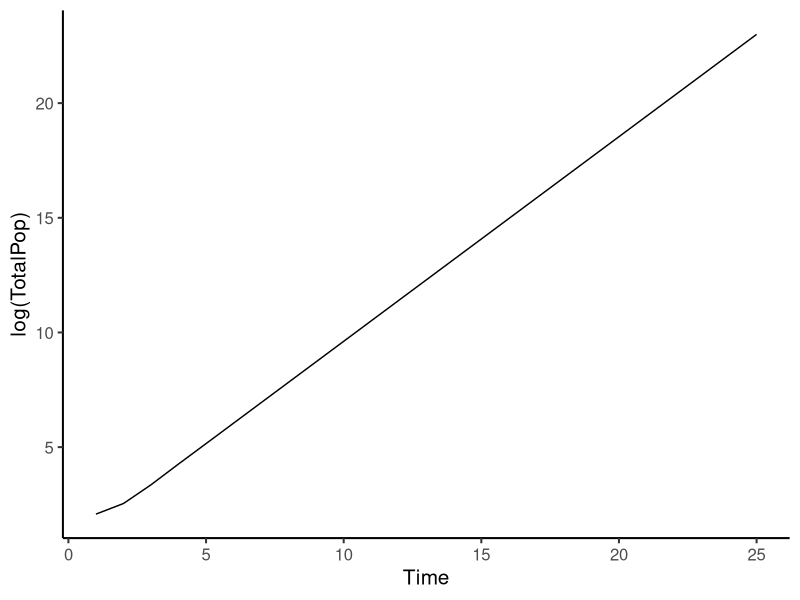
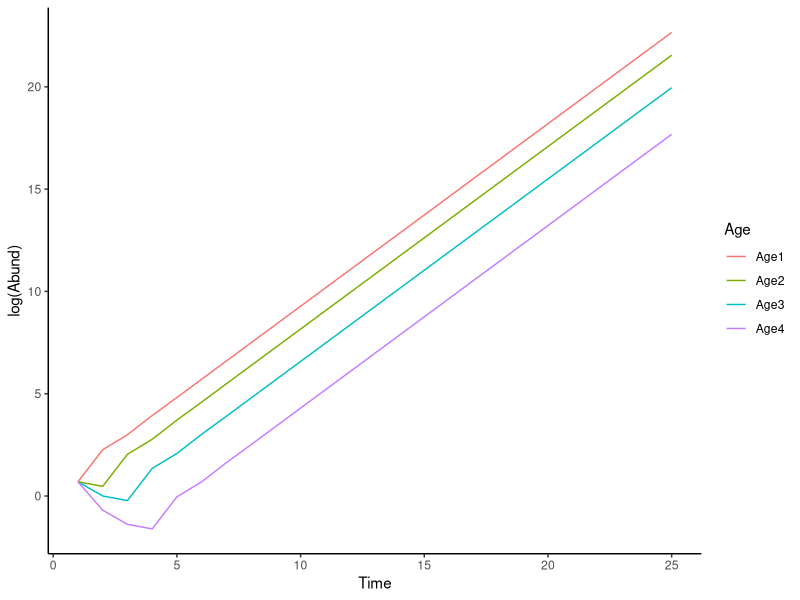
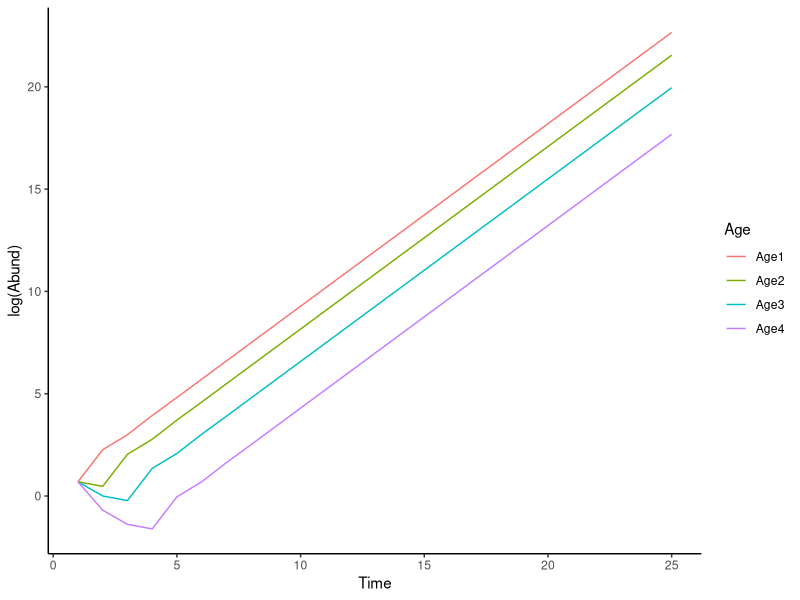

These charts were generated, in order, by the following R code:
## ---- chunk 1
knitr::opts_chunk$set(echo = TRUE)
## ---- chunk 2
suppressPackageStartupMessages(require(ggplot2))
suppressPackageStartupMessages(require(dplyr))
## ---- chunk 3
# INPUTS for the Life Table
pop_size = c(500,400,200,50,0)
ma = c(0,2,3,1,0)

# LIFE TABLE
lt<-data.frame(
	age=c(0,1,2,3,4),
	pop_size = pop_size,
	ma=ma)
## ---- chunk 4
lt
## ---- chunk 5
lt[1,]
lt[,2]
lt[3,2]
lt$ma[2] # look carefully at this.... using $ and [ ]
## ---- chunk 6
lt[2:5,2] # rows 2:5 in column 2
lt[2:5,2]/lt[1:4,2] # divide rows 2:5 by 1:4 in column 2
## ---- chunk 7
# MAKE the OTHER COLUMNS
lt<-mutate(lt, la = pop_size/lt$pop_size[1])
lt<-mutate(lt, pa = c(NA,la[2:5]/la[1:4]))
## ---- chunk 8
lt
## ---- chunk 9
lt<-mutate(lt, Fa = pa[2]*ma)
## ---- chunk 10
lt
## ---- chunk 11
BP <- matrix(NA, nrow = 4, ncol = 4)
BP
## ---- chunk 12
# dump Fa column into BP row 1. 
# (note we left out the first element)
BP[1,] <- lt$Fa[2:5] 
BP
## ---- chunk 13
BP[2,1]<-lt$pa[2]
BP[3,2]<-lt$pa[3]
BP[4,3]<-lt$pa[4]
## ---- chunk 14
BP
## ---- chunk 15
is.na(BP) # shows you where the NA's are
BP[is.na(BP)]<-0 # replaces the NA's with 0
BP # see the result
## ---- chunk 16
Ro <- summarise(lt, Ro = sum(la*ma))
## ---- chunk 17
Ro
## ---- chunk 18
eigen(BP)
## ---- chunk 19
eigen(BP)$values[1]
log(eigen(BP)$values[1])
## ---- chunk 20
N0 <- c(2,2,2,2) # 4 values for 4 ages we are counting.
## ---- chunk 21
BP %*% N0
## ---- chunk 22
nits <- 25 # how many years will we project
tmp <- matrix(NA, nrow = nits, ncol = 4)
collect <- data.frame(tmp)
names(collect)<-c("Age1", "Age2","Age3", "Age4")
head(collect) # just look at the first six rows
## ---- chunk 23
collect[1,] <- N0
head(collect)
## ---- chunk 24
for (a in 2:nits){
  collect[a,] <- BP %*% t(collect[(a-1),])
  }
## ---- chunk 25
head(collect)
tail(collect)
## ---- chunk 26
Total<-mutate(collect, 
  TotalPop = Age1+Age2+Age3+Age4,
  Time = 1:nits)

ggplot(Total, aes(x = Time,  y = log(TotalPop)))+
  geom_line()+
  theme_classic(base_size = 15)
## ---- chunk 27
library(reshape2)
long<-melt(Total, 
          # this is the fixed variable
          id.vars = c("Time"),
          # these are what we want to stack up
          measure.vars=c("Age1","Age2","Age3","Age4"),
          # this is what we will called the stacked labels
          variable.name = "Age",
          # this is what we call the stacked values
          value.name = "Abund")

# now use ggplot!
ggplot(long, aes(x =Time, y = log(Abund), group = Age, col = Age))+
  geom_line()+
  theme_classic()
## ---- chunk 28
library(reshape2)
long<-melt(Total, 
          # this is the fixed variable
          id.vars = c("Time"),
          # these are what we want to stack up
          measure.vars=c("Age1","Age2","Age3","Age4"),
          # this is what we will label the stacked categories
          variable.name = "Age",
          # this is what we label the stacked values
          value.name = "Abund")

# now use ggplot!
ggplot(long, aes(x =Time, y = log(Abund), group = Age, col = Age))+
  geom_line()+
  theme_classic()
## ---- chunk 29
summarise(group_by(Total, Time),
          Age1_Prop = Age1/TotalPop,
          Age2_Prop = Age2/TotalPop,
          Age3_Prop = Age3/TotalPop,
          Age4_Prop = Age4/TotalPop)
## ---- chunk 30
v1 <- eigen(BP)$vectors[,1]
v1_Sum <- sum(eigen(BP)$vectors[,1])
# Stable Age
v1 / v1_Sum
## ---- chunk 31
BP
## ---- chunk 32
# create a copy of BP
BP_change<-BP

# decrease row 1, col 3 by 50% and make sure it is in the BP_change
BP_change[1,3] <- BP[1,3]*0.5

# compare row 1, col 3
BP
BP_change

# Now check growth rate of both to compare
round(eigen(BP)$value[1],2)
round(eigen(BP_change)$value[1],2)
